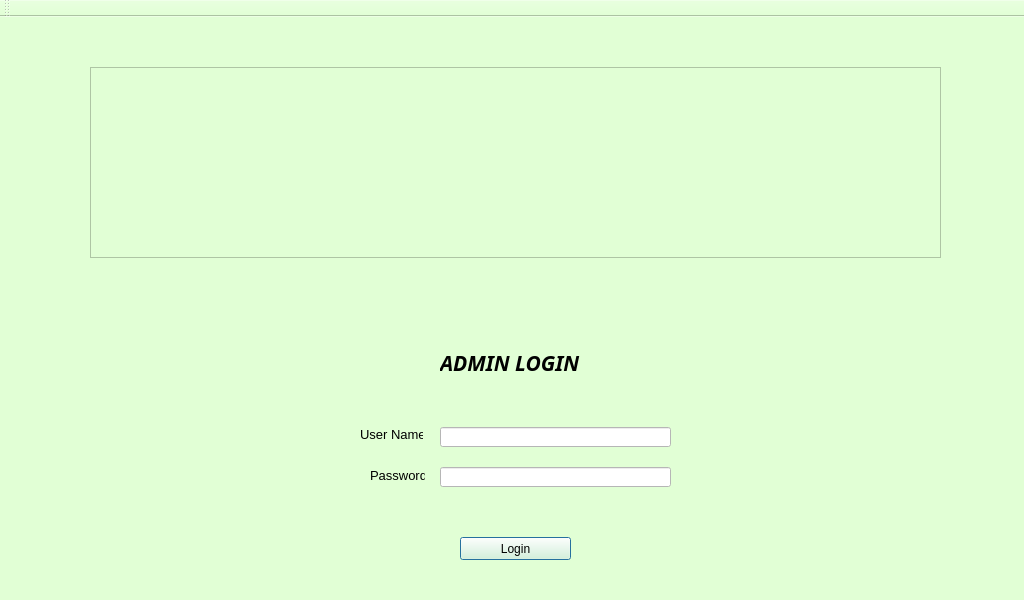
<?xml version="1.0" encoding="UTF-8"?>
<ui version="4.0">
 <class>Login1Class</class>
 <widget class="QMainWindow" name="Login1Class">
  <property name="geometry">
   <rect>
    <x>0</x>
    <y>0</y>
    <width>1024</width>
    <height>600</height>
   </rect>
  </property>
  <property name="windowTitle">
   <string>Login1</string>
  </property>
  <property name="styleSheet">
   <string notr="true">background-color: rgb(225, 255, 213);</string>
  </property>
  <widget class="QWidget" name="centralWidget">
   <widget class="QLineEdit" name="userText_2">
    <property name="geometry">
     <rect>
      <x>440</x>
      <y>410</y>
      <width>231</width>
      <height>20</height>
     </rect>
    </property>
    <property name="styleSheet">
     <string notr="true">background-color: rgb(255, 255, 255);
color: rgb(0, 0, 0);</string>
    </property>
    <property name="maxLength">
     <number>15</number>
    </property>
    <property name="echoMode">
     <enum>QLineEdit::Normal</enum>
    </property>
    <property name="clearButtonEnabled">
     <bool>true</bool>
    </property>
   </widget>
   <widget class="QLabel" name="userlabel_2">
    <property name="geometry">
     <rect>
      <x>360</x>
      <y>410</y>
      <width>63</width>
      <height>16</height>
     </rect>
    </property>
    <property name="font">
     <font>
      <pointsize>10</pointsize>
     </font>
    </property>
    <property name="autoFillBackground">
     <bool>false</bool>
    </property>
    <property name="frameShape">
     <enum>QFrame::NoFrame</enum>
    </property>
    <property name="frameShadow">
     <enum>QFrame::Plain</enum>
    </property>
    <property name="lineWidth">
     <number>4</number>
    </property>
    <property name="text">
     <string>User Name</string>
    </property>
    <property name="textFormat">
     <enum>Qt::RichText</enum>
    </property>
    <property name="scaledContents">
     <bool>false</bool>
    </property>
   </widget>
   <widget class="QLabel" name="passlabel_2">
    <property name="geometry">
     <rect>
      <x>370</x>
      <y>450</y>
      <width>55</width>
      <height>16</height>
     </rect>
    </property>
    <property name="font">
     <font>
      <pointsize>10</pointsize>
     </font>
    </property>
    <property name="text">
     <string>Password</string>
    </property>
   </widget>
   <widget class="QLabel" name="label_2">
    <property name="geometry">
     <rect>
      <x>440</x>
      <y>330</y>
      <width>181</width>
      <height>31</height>
     </rect>
    </property>
    <property name="font">
     <font>
      <family>Plantagenet Cherokee</family>
      <pointsize>16</pointsize>
      <weight>75</weight>
      <italic>true</italic>
      <bold>true</bold>
     </font>
    </property>
    <property name="frameShape">
     <enum>QFrame::NoFrame</enum>
    </property>
    <property name="text">
     <string>ADMIN LOGIN</string>
    </property>
   </widget>
   <widget class="QLineEdit" name="passText_2">
    <property name="geometry">
     <rect>
      <x>440</x>
      <y>450</y>
      <width>231</width>
      <height>20</height>
     </rect>
    </property>
    <property name="autoFillBackground">
     <bool>false</bool>
    </property>
    <property name="styleSheet">
     <string notr="true">background-color: rgb(255, 255, 255);
color: rgb(0, 0, 0);</string>
    </property>
    <property name="frame">
     <bool>true</bool>
    </property>
    <property name="echoMode">
     <enum>QLineEdit::Password</enum>
    </property>
    <property name="dragEnabled">
     <bool>false</bool>
    </property>
    <property name="clearButtonEnabled">
     <bool>true</bool>
    </property>
   </widget>
   <widget class="QPushButton" name="login_2">
    <property name="geometry">
     <rect>
      <x>460</x>
      <y>520</y>
      <width>111</width>
      <height>23</height>
     </rect>
    </property>
    <property name="text">
     <string>Login</string>
    </property>
    <property name="autoDefault">
     <bool>true</bool>
    </property>
    <property name="default">
     <bool>true</bool>
    </property>
    <property name="flat">
     <bool>false</bool>
    </property>
   </widget>
   <widget class="QGraphicsView" name="graphicsView">
    <property name="geometry">
     <rect>
      <x>90</x>
      <y>50</y>
      <width>851</width>
      <height>191</height>
     </rect>
    </property>
    <property name="styleSheet">
     <string notr="true">background-image: url(:/Login1/logo.png);</string>
    </property>
   </widget>
  </widget>
  <widget class="QMenuBar" name="menuBar">
   <property name="geometry">
    <rect>
     <x>0</x>
     <y>0</y>
     <width>1024</width>
     <height>21</height>
    </rect>
   </property>
  </widget>
  <widget class="QToolBar" name="mainToolBar">
   <attribute name="toolBarArea">
    <enum>TopToolBarArea</enum>
   </attribute>
   <attribute name="toolBarBreak">
    <bool>false</bool>
   </attribute>
  </widget>
  <widget class="QStatusBar" name="statusBar"/>
 </widget>
 <layoutdefault spacing="6" margin="11"/>
 <resources>
  <include location="login1.qrc"/>
 </resources>
 <connections>
  <connection>
   <sender>login_2</sender>
   <signal>clicked()</signal>
   <receiver>Login1Class</receiver>
   <slot>home()</slot>
   <hints>
    <hint type="sourcelabel">
     <x>517</x>
     <y>567</y>
    </hint>
    <hint type="destinationlabel">
     <x>525</x>
     <y>-9</y>
    </hint>
   </hints>
  </connection>
 </connections>
 <slots>
  <slot>home()</slot>
 </slots>
</ui>
